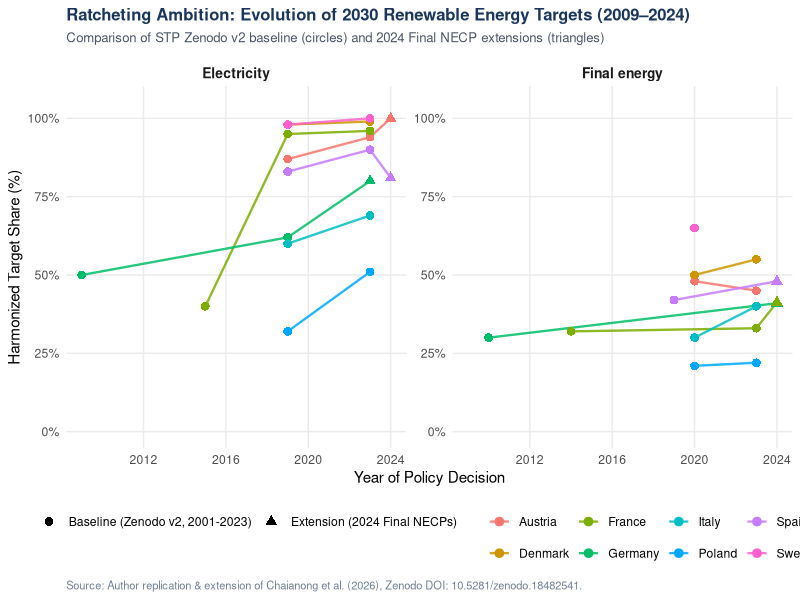
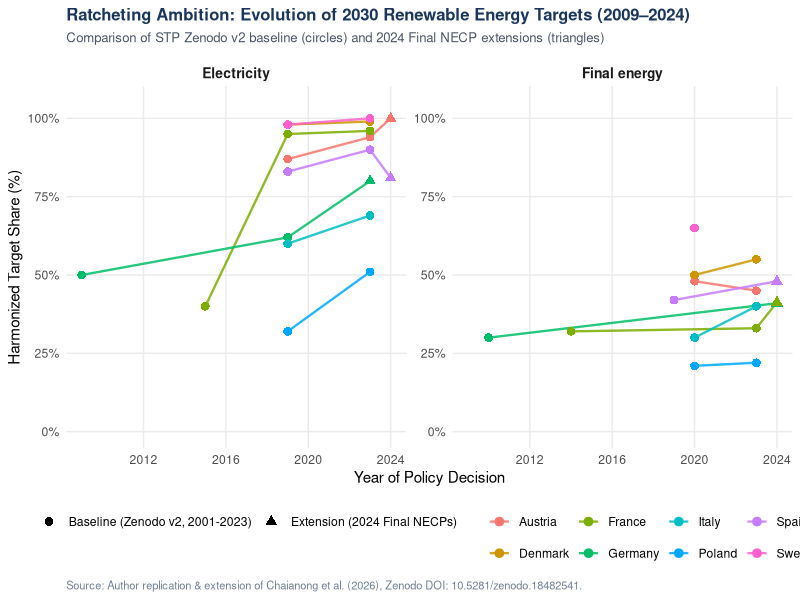
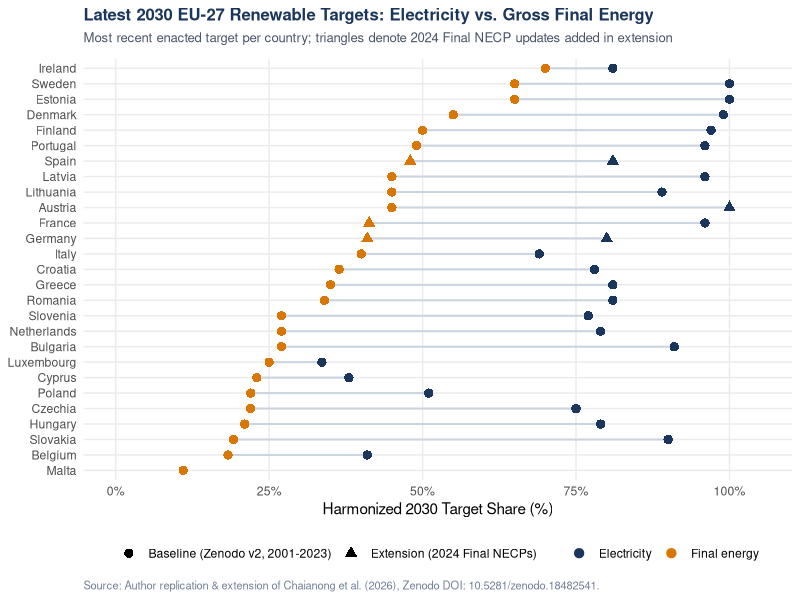
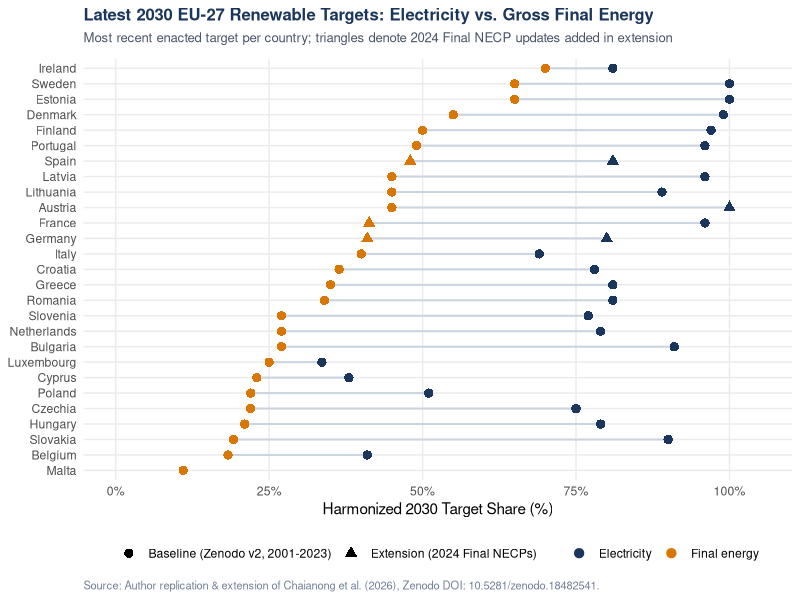

These charts were generated, in order, by the following R code:
# scripts/02_generate_outputs.R
# Purpose: Replicate STP Chair descriptive figures and export LaTeX summary table

library(tidyverse)

# Ensure output directories exist
dir.create("output/figures", recursive = TRUE, showWarnings = FALSE)
dir.create("output/tables",  recursive = TRUE, showWarnings = FALSE)

df <- read_csv("data/processed/eu_renewable_targets_extended.csv", show_col_types = FALSE)

# Clean academic theme matching STP / European energy policy reports
theme_stp <- theme_minimal(base_size = 11) +
  theme(
    plot.title       = element_text(face = "bold", size = 12, color = "#1B365D"),
    plot.subtitle    = element_text(size = 9.5, color = "#4A5568", margin = margin(b = 10)),
    plot.caption     = element_text(size = 8, color = "#718096", hjust = 0),
    panel.grid.minor = element_blank(),
    legend.position  = "bottom",
    legend.title     = element_blank(),
    strip.text       = element_text(face = "bold", size = 10)
  )

# ==============================================================================
# FIGURE 1: Temporal Escalation of 2030 Renewable Targets (Selected Major EU States)
# ==============================================================================
focus_countries <- c("DEU", "ESP", "FRA", "ITA", "POL", "AUT", "DNK", "SWE")

fig1_data <- df |>
  filter(
    Year_target == 2030,
    ISO_code %in% focus_countries,
    Target_type %in% c("Electricity", "Final energy")
  )

fig1 <- ggplot(fig1_data, aes(x = Year_decision, y = Target_consistent, color = Country)) +
  geom_line(linewidth = 0.8, alpha = 0.85) +
  geom_point(aes(shape = Dataset_wave), size = 2.6) +
  facet_wrap(~ Target_type, scales = "free_y") +
  scale_x_continuous(breaks = seq(2008, 2024, by = 4)) +
  scale_y_continuous(labels = function(x) paste0(x, "%"), limits = c(0, 105)) +
  scale_shape_manual(values = c(16, 17)) +
  labs(
    title    = "Ratcheting Ambition: Evolution of 2030 Renewable Energy Targets (2009–2024)",
    subtitle = "Comparison of STP Zenodo v2 baseline (circles) and 2024 Final NECP extensions (triangles)",
    x        = "Year of Policy Decision",
    y        = "Harmonized Target Share (%)",
    caption  = "Source: Author replication & extension of Chaianong et al. (2026), Zenodo DOI: 10.5281/zenodo.18482541."
  ) +
  theme_stp

ggsave("output/figures/fig1_eu27_target_escalation.png", fig1, width = 8.5, height = 4.6, dpi = 300)
ggsave("output/figures/fig1_eu27_target_escalation.pdf", fig1, width = 8.5, height = 4.6)

# ==============================================================================
# FIGURE 2: Latest 2030 Renewable Targets Across EU Member States (Electricity vs. Final Energy)
# ==============================================================================
latest_2030 <- df |>
  filter(Year_target == 2030, Target_type %in% c("Electricity", "Final energy")) |>
  group_by(ISO_code, Country, Target_type) |>
  slice_max(order_by = Year_decision, n = 1, with_ties = FALSE) |>
  ungroup()

# Order countries by latest Final Energy target
country_order <- latest_2030 |>
  filter(Target_type == "Final energy") |>
  arrange(Target_consistent) |>
  pull(Country)

fig2_data <- latest_2030 |>
  filter(Country %in% country_order) |>
  mutate(Country = factor(Country, levels = country_order))

fig2 <- ggplot(fig2_data, aes(x = Target_consistent, y = Country, color = Target_type, shape = Dataset_wave)) +
  geom_line(aes(group = Country), color = "#CBD5E0", linewidth = 0.7) +
  geom_point(size = 2.8) +
  scale_x_continuous(labels = function(x) paste0(x, "%"), limits = c(0, 105)) +
  scale_color_manual(values = c("Electricity" = "#1B365D", "Final energy" = "#D97706")) +
  scale_shape_manual(values = c(16, 17)) +
  labs(
    title    = "Latest 2030 EU-27 Renewable Targets: Electricity vs. Gross Final Energy",
    subtitle = "Most recent enacted target per country; triangles denote 2024 Final NECP updates added in extension",
    x        = "Harmonized 2030 Target Share (%)",
    y        = NULL,
    caption  = "Source: Author replication & extension of Chaianong et al. (2026), Zenodo DOI: 10.5281/zenodo.18482541."
  ) +
  theme_stp

ggsave("output/figures/fig2_sector_comparison_2030.png", fig2, width = 8.2, height = 6.5, dpi = 300)
ggsave("output/figures/fig2_sector_comparison_2030.pdf", fig2, width = 8.2, height = 6.5)

# ==============================================================================
# TABLE 1: Export LaTeX Summary Table (Booktabs Format)
# ==============================================================================
summary_tbl <- df |>
  filter(Year_target %in% c(2010, 2020, 2030, 2050)) |>
  group_by(Target_type, Year_target) |>
  summarise(
    N_Obs       = n(),
    N_Countries = n_distinct(ISO_code),
    Mean_Target = sprintf("%.1f\\%%", mean(Target_consistent, na.rm = TRUE)),
    Median_Tgt  = sprintf("%.1f\\%%", median(Target_consistent, na.rm = TRUE)),
    Min_Max     = sprintf("%.0f--%.0f\\%%", min(Target_consistent, na.rm = TRUE), max(Target_consistent, na.rm = TRUE)),
    .groups     = "drop"
  ) |>
  arrange(Target_type, Year_target)

tex_lines <- c(
  "\\begin{table}[htbp]",
  "\\centering",
  "\\caption{Summary of Harmonized EU-27 Renewable Energy Targets (Baseline + 2024 Extension)}",
  "\\label{tab:summary_targets}",
  "\\small",
  "\\begin{tabular}{lcccccc}",
  "\\toprule",
  "Sector Scope & Target Year & Obs. ($N$) & Countries & Mean & Median & Range \\\\",
  "\\midrule"
)

for (i in seq_len(nrow(summary_tbl))) {
  r <- summary_tbl[i, ]
  tex_lines <- c(
    tex_lines,
    sprintf("%s & %d & %d & %d & %s & %s & %s \\\\",
            r$Target_type, r$Year_target, r$N_Obs, r$N_Countries,
            r$Mean_Target, r$Median_Tgt, r$Min_Max)
  )
}

tex_lines <- c(
  tex_lines,
  "\\bottomrule",
  "\\multicolumn{7}{l}{\\footnotesize \\textit{Notes:} Combines STP Zenodo v2 (217 obs.) with 6 verified 2024 Final NECP observations ($N=223$).} \\\\",
  "\\end{tabular}",
  "\\end{table}"
)

writeLines(tex_lines, "output/tables/table1_summary_stats.tex")
cat("Successfully exported Figure 1, Figure 2, and Table 1 to output/.\n")
